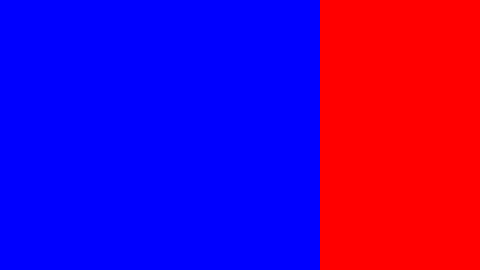
Frame 1 (no input)
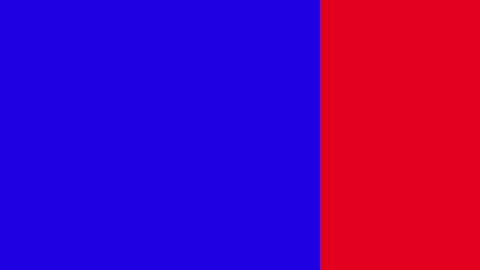
Frame 60 (no input)
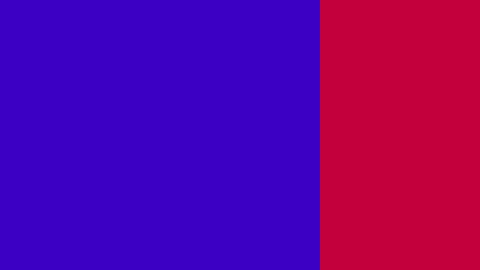
Frame 120 (the mouse pressed at the canvas centre since frame 60)

The p5.js sketch that drew these frames (run headless with seeded random() and noise() and a simulated clock; from frame 60 on, the mouse is pressed at the canvas centre):

// p5.js sketch
// ── sketch.js
// Learning Processing
// Daniel Shiffman
// http://www.learningprocessing.com

// Example 5-7: "Bouncing" color

// Two variables for color.
var c1 = 0;      
var c2 = 255;    

// Start by incrementing c1.
var c1dir = 0.5;  
// Start by decrementing c2.
var c2dir = -0.5; 

function setup() {
  createCanvas(480, 270);
}

function draw() {
  noStroke();
  
  // Draw rectangle on left
  fill(c1,0,c2);
  rect(0,0,320,360);

  // Draw rectangle of right
  fill(c2,0,c1);
  rect(320,0,320,360);

  // Adjust color values
  c1 = c1 + c1dir;
  c2 = c2 + c2dir;
  
  // Instead of reaching the edge of a window, these variables reach the "edge" of color:  
  // 0 for no color and 255 for full color.  
  // When this happens, just like with the bouncing ball, the direction is reversed.

  // Reverse direction of color change 
  if (c1 < 0 || c1 > 255) {
    c1dir *= -1;
  }

  if (c2 < 0 || c2 > 255) {
    c2dir *= -1;
  }
}
